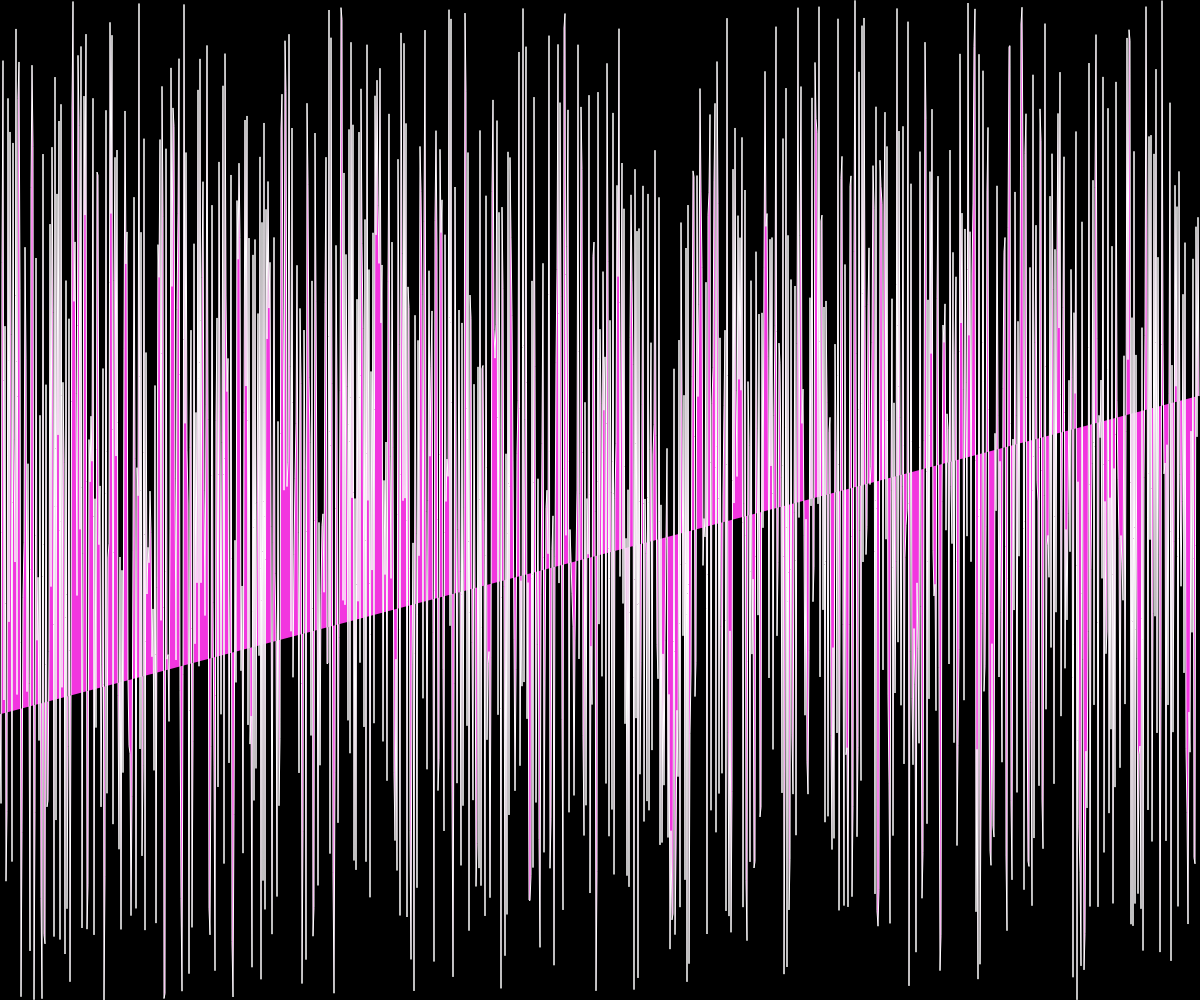
Frame 1 (no input)
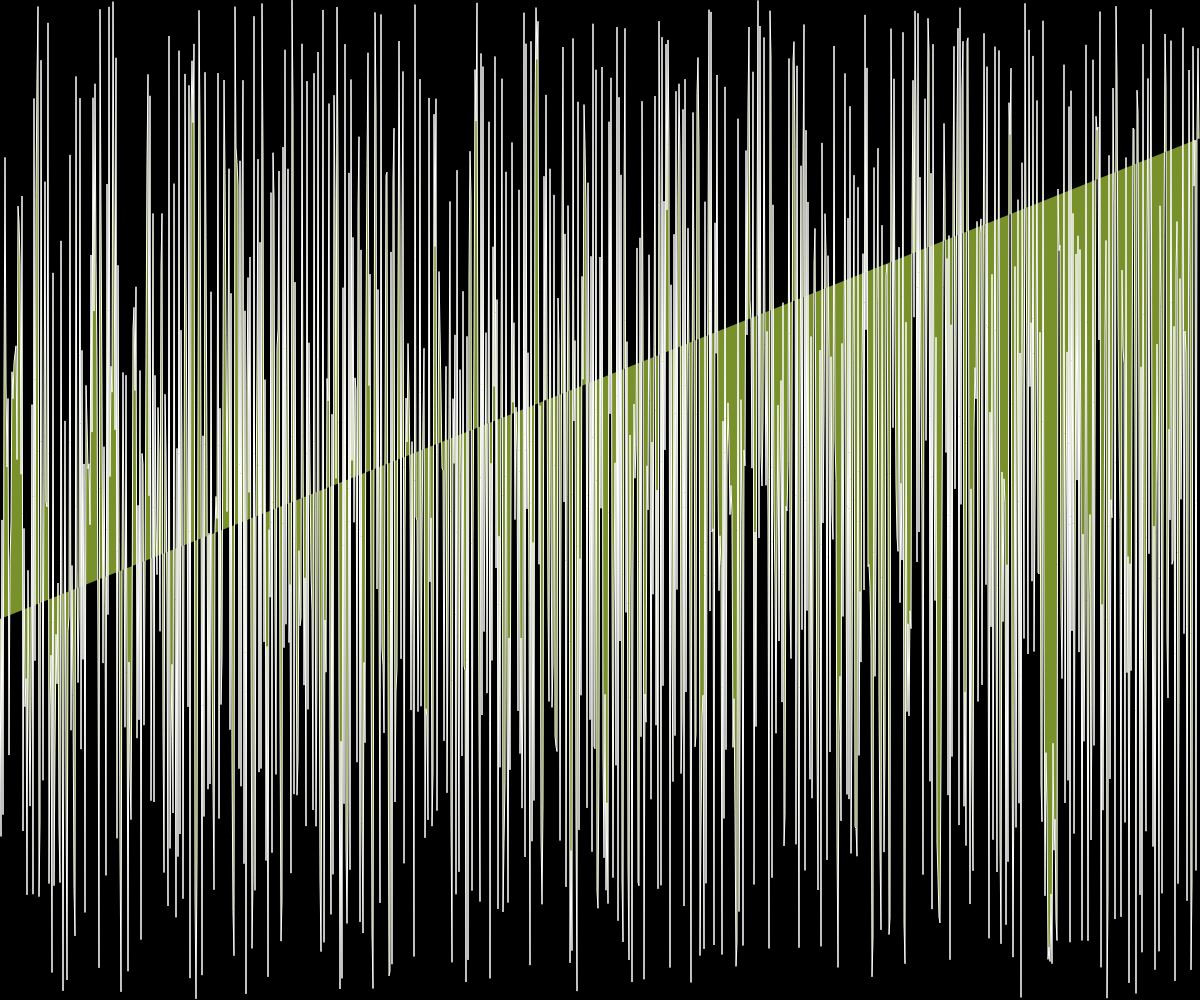
Frame 60 (no input)
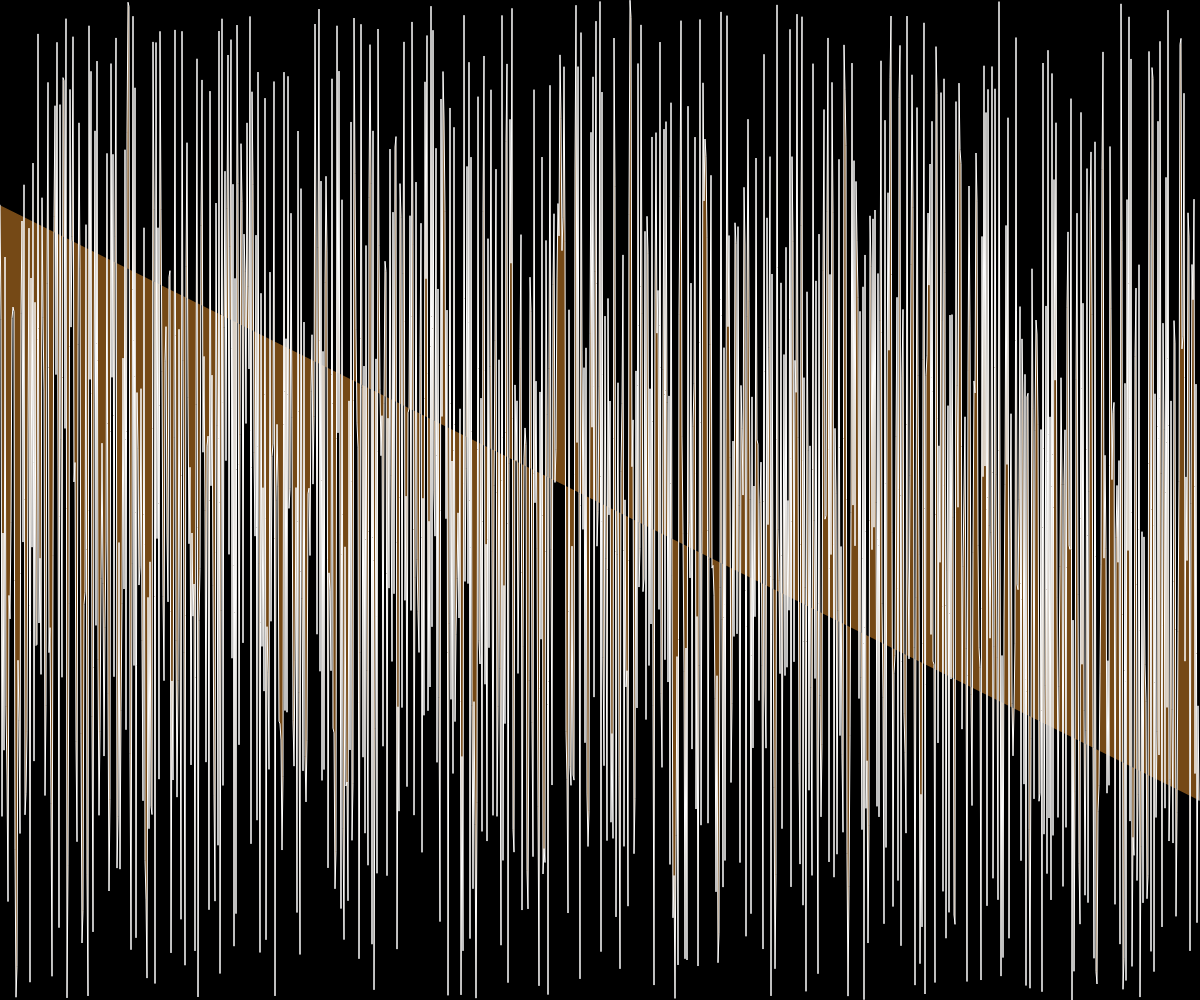
Frame 120 (the mouse pressed at the canvas centre since frame 60)

The p5.js sketch that drew these frames (run headless with seeded random() and noise() and a simulated clock; from frame 60 on, the mouse is pressed at the canvas centre):

// p5.js sketch
// ── sketch.js
// Project Title
// Your Name
// Date
//
// Extra for Experts:
// - describe what you did to take this project "above and beyond"

//let xoff1 = 0;
//let xoff2 = 10000;

let xOff = 0;
let inc = 0.01;
let start = 0;

function setup() {
  createCanvas(windowWidth, windowHeight);
  //noLoop();
}

function draw() {
  background(0);
  stroke(255);
  noFill();
  xOff = start;
  beginShape();
  for (let x = 0; x < width; x++) {
    stroke(255);


    let y = random(height);
    fill(random(255), random(255), random(255));
    //let y = noise(xOff) * 10 + height / 2 + sin(xOff) * height / 2;
    vertex(x, y);
    xOff += inc;
  }
  endShape();
  start += inc;
  //let x = map(noise(xoff1), 0, 1, 0, width);
  //let y = map(noise(xoff2), 0, 1, 0, width);
  //xoff1 += 0.02;
  //xoff2 += 0.02;
  //ellipse(x, y, 24, 24);
}
